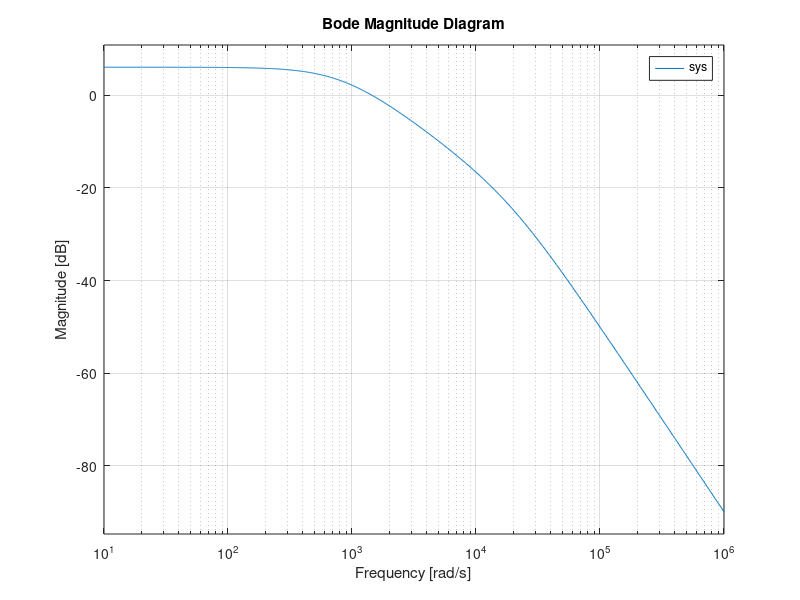

Recreate this plot in MATLAB.
clc
close all
clear all

numerator = 32*10^6;
denominator = [1 20000 16*10^6];
sys = tf(numerator, denominator);
bodemag(sys)
grid on